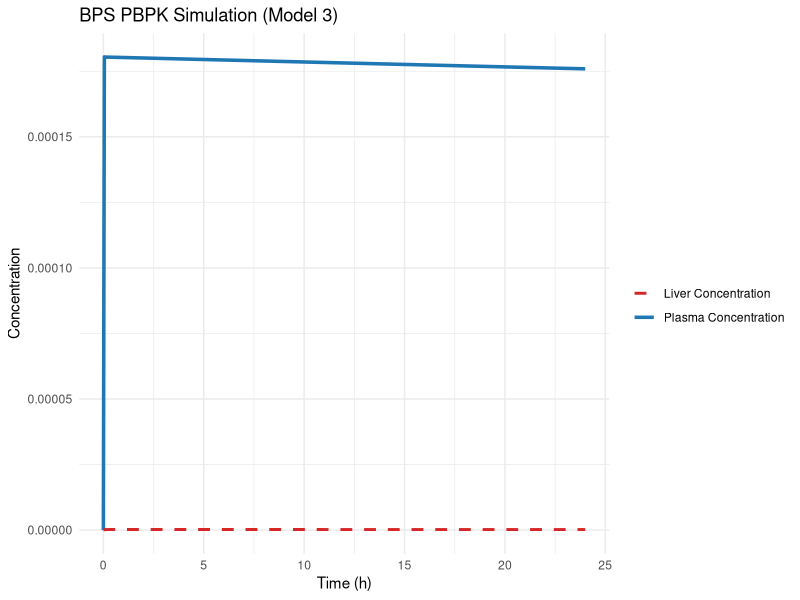

Recreate this plot in R.
# ==============================================================================
# APEX-PBPK Generated Standalone Model
# Paper: Parsed from Bisphenols_Hu_2023
# Compound: BPS | Route: oral | Dose: 7.5 mg/kg
# Model Type: 3 — A PBPK model for the human dermal exposure of BPS.
# ==============================================================================

# Install deSolve if missing
if (!requireNamespace("deSolve", quietly = TRUE)) install.packages("deSolve")
library(deSolve)

# --- Extracted Parameters ---
BW <- 75.0
QCC <- 0.3
Vliver <- 19.45
V_plasma <- 0.076
Qliver <- 195.12
Kp_liver <- 137.6
CL_hep <- 265.3
k_a <- 0.001055
P_eff <- 0
R_gut <- 0

# --- 1. Calculate Micro-Rate Constants ---
V_liv <- (Vliver / 100) * BW
V_pla <- (V_plasma / 100) * BW
Q_liv <- (Qliver / 100) * QCC * BW

k12 <- Q_liv / V_pla
k21 <- Q_liv / (Kp_liver * V_liv)
k10 <- CL_hep / V_liv

if (!is.na(P_eff) && !is.na(R_gut) && R_gut > 0) {
  ka <- P_eff * (2 / R_gut)
} else {
  ka <- k_a
}

rate_parms <- list(
  k_a = ka, k12 = k12, k21 = k21, k10 = k10,
  V_pla = V_pla, V_liv = V_liv, Kp = Kp_liver
)

# --- 2. ODE Equations ---
pbpk_ode <- function(t, state, parms) {
  with(as.list(c(state, parms)), {
    dA_gut         <- -k_a * A_gut
    dA_plasma      <-  k_a * A_gut + k21 * A_liver - k12 * A_plasma
    dA_liver       <-  k12 * A_plasma - k21 * A_liver - k10 * A_liver
    dA_metabolized <-  k10 * A_liver
    
    C_plasma <- A_plasma / V_pla
    C_liver  <- A_liver / (V_liv * Kp)
    
    list(c(dA_gut, dA_plasma, dA_liver, dA_metabolized), 
         C_plasma = C_plasma, 
         C_liver = C_liver)
  })
}

# --- 3. Simulation Execution ---
init_state <- c(A_gut = 7.5, A_plasma = 0, A_liver = 0, A_metabolized = 0)

times <- seq(0, 24.0, by = 0.05)
out <- as.data.frame(ode(y = init_state, times = times, func = pbpk_ode, parms = rate_parms, method = "lsoda"))

# --- 4. Plotting ---
if (requireNamespace("ggplot2", quietly = TRUE)) {
  library(ggplot2)
  p <- ggplot(out, aes(x = time)) +
    geom_line(aes(y = C_plasma, color = "Plasma Concentration"), linewidth = 1.2) +
    geom_line(aes(y = C_liver,  color = "Liver Concentration"), linewidth = 1.0, linetype = "dashed") +
    scale_color_manual(values = c("Plasma Concentration" = "#1f77b4", "Liver Concentration" = "#d62728")) +
    labs(title = "BPS PBPK Simulation (Model 3)", x = "Time (h)", y = "Concentration", color = "") +
    theme_minimal()
  print(p)
} else {
  plot(out$time, out$C_plasma, type="l", col="blue", lwd=2, xlab="Time (h)", ylab="Concentration", main="BPS PBPK")
  lines(out$time, out$C_liver, col="red", lwd=2, lty=2)
  legend("topright", legend=c("Plasma", "Liver"), col=c("blue", "red"), lty=c(1,2), lwd=2)
}

# Cmax and AUC
cat("Cmax:", max(out$C_plasma), "\n")
cat("AUC:", sum(diff(out$time) * (head(out$C_plasma, -1) + tail(out$C_plasma, -1)) / 2), "\n")
